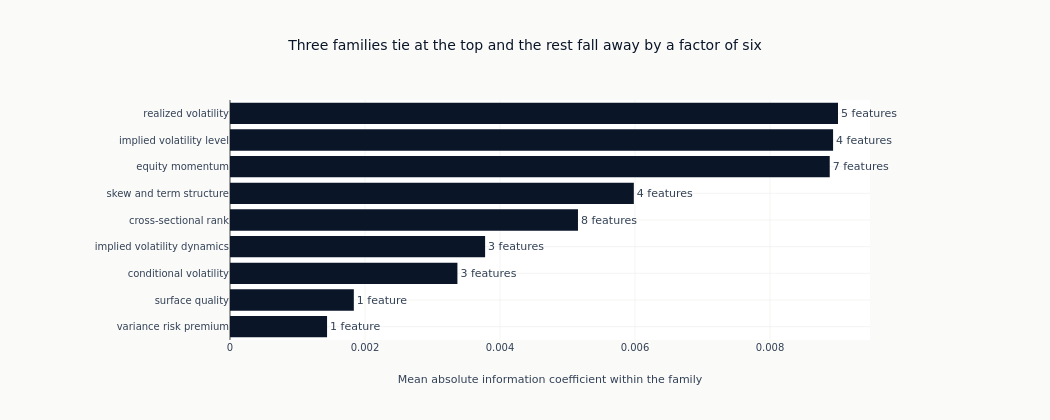

Notebook cell for this chart:
### Markdown cell above
### How the families compare

The register groups the candidates by what they are built from and what they are
supposed to capture, so the natural next question is whether any of those groups
does better than the others. The bars are the average absolute mean information
coefficient within each family, with the number of features behind each average
on the bar - an average over one feature is not evidence about a family.

### Code cell
family_rows = []
for fam in sorted(set(families.values())):
    ics = [
        ic_results[f]["mean_ic"]
        for f in ic_results
        if families.get(f) == fam and ic_results[f]["mean_ic"] is not None
    ]
    if not ics:
        continue
    family_rows.append(
        {
            "family": fam,
            "n": len(ics),
            "avg_abs_ic": float(np.mean([abs(ic) for ic in ics])),
            "n_fdr_sig": sum(1 for f in ic_results if families.get(f) == fam and f in fdr_sig_set),
        }
    )
if family_rows:
    fam_df = pl.DataFrame(family_rows).sort("avg_abs_ic")
    fig = go.Figure(
        go.Bar(
            x=fam_df["avg_abs_ic"].to_list(),
            y=fam_df["family"].to_list(),
            orientation="h",
            marker_color=COLORS["blue"],
            text=[f"{n} feature{'s' if n != 1 else ''}" for n in fam_df["n"].to_list()],
            textposition="outside",
            cliponaxis=False,
        )
    )
    fig.update_layout(
        title="Three families tie at the top and the rest fall away by a factor of six",
        xaxis_title="Mean absolute information coefficient within the family",
        height=420,
        width=1050,
        margin={"l": 230, "r": 180},
        showlegend=False,
    )
    show_plotly_with_alt(
        fig,
        "Nine horizontal bars, one per feature family, of mean absolute information coefficient "
        "within the family, each labelled with how many features stand behind the average. "
        "Realized volatility, implied volatility level and equity momentum are the top three and "
        "are within about 0.0002 of each other near 0.0089, on five, four and seven features. "
        "Skew and term structure and the cross-sectional ranks follow at about 0.0060 and 0.0052. "
        "Implied volatility dynamics and conditional volatility sit near 0.0037 and 0.0034, both "
        "on three features. Surface quality and the variance risk premium are lowest at about "
        "0.0019 and 0.0014, and each rests on a single feature.",
    )

### Figure 1 — Plotly figure (JSON) as saved in the notebook; plotly's stock layout.template omitted (floating-point values rounded to 4 significant figures)
{"data": [{"cliponaxis": false, "marker": {"color": "#0a1628"}, "orientation": "h", "text": ["1 feature", "1 feature", "3 features", "3 features", "8 features", "4 features", "7 features", "4 features", "5 features"], "textposition": "outside", "type": "bar", "x": [0.001438, 0.001835, 0.003369, 0.003779, 0.005155, 0.005982, 0.008885, 0.008934, 0.009007], "y": ["variance risk premium", "surface quality", "conditional volatility", "implied volatility dynamics", "cross-sectional rank", "skew and term structure", "equity momentum", "implied volatility level", "realized volatility"]}], "layout": {"height": 420, "margin": {"l": 230, "r": 180}, "showlegend": false, "title": {"text": "Three families tie at the top and the rest fall away by a factor of six"}, "width": 1050, "xaxis": {"title": {"text": "Mean absolute information coefficient within the family"}}}}
